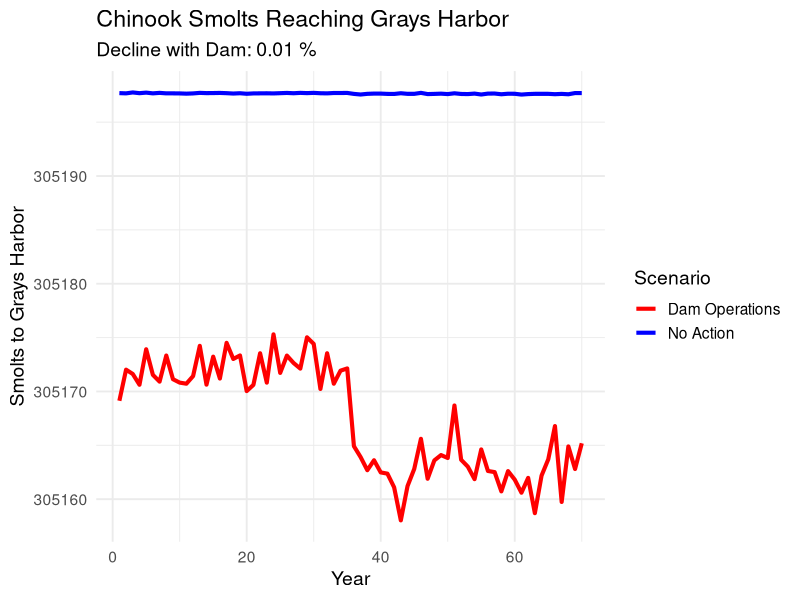

The R script that drew this image:
# ==========================================================
# Chinook LCM: Adults → Smolts to Grays Harbor
# Dam Operations vs No Action
# ==========================================================

library(ggplot2)

# ------------------------------
# 1. Initial Conditions
# ------------------------------

#Want to only apply the flood-based, FRE ops mortalities to the proportion of the
#population above Newaukum (minus S Fork Chehalis)
#Entire pop based on ASRP TM2 = 29,358 ()
#Newaukum + SF to Elk + Elk + Elk to Crim + Above Crim = 1,486 fish under current conditions
#All other areas (S Fork + all downstream) = 27,872
# SO, the area of focus is only 5.06% of all adults in system
pop_init <- 29358  #based on current pop estimates
n_years  <- 70
n_mc     <- 500
set.seed(123)

# ------------------------------
# 2. Life-History Parameters
# ------------------------------
prop_female       <- 0.5  #standard
females_per_redd  <- 1    #standard
eggs_per_redd     <- 5400 #NOAA LCM

egg_to_fry        <- 0.40
fry_to_smolt_fw   <- 0.15
estuary_surv      <- 0.70

egg_capacity      <- 8e6

BH <- function(S, p, c){
  (S * p) / (1 + (p / c) * S)
}

# ------------------------------
# 3. Flood Probability Regime
# ------------------------------

#Use ensemble maximum values for most conservative estimate - higher mortality
flood_probs <- data.frame(
  period = c("Mid","Late"),
  typical = c(0.58,0.45),
  major = c(0.37,0.47),
  catastrophic = c(0.05,0.076)
)

get_climate_period <- function(year){
  if(year <= 35) return("Mid")
  return("Late")
}

draw_flood <- function(year){
  period <- get_climate_period(year)
  probs <- flood_probs[flood_probs$period==period,
                       c("typical","major","catastrophic")]
  sample(c("typical","major","catastrophic"),
         1,
         prob=as.numeric(probs))
}

# ------------------------------
# 4. Scenario-Specific Redd Mortalities
# ------------------------------

#the 3.5% for major and 10.5% for catastrophic flood redd mortalities only apply
#to the portion of the pop above Newaukum (minus S Fork Chehalis). That is only 5.06% 
#of the total pop (1,486/29,358 * 100). So, 10.5% of 1,486 is 156.03, the assumed mortality
#associated with a catastrophic flood. 156.03/29,358 = 0.0053, the assumed proportion of the
#TOTAL Chehalis redds/adults that would be wiped out under a catastrphic flood and FRE ops

#For major flood, 3.5% of 1,486 = 52.01. 52.01 / 29,358 = 0.0018; the proportion of total
#Chehalis redds/adults wiped out 

redd_mort_dam <- c(
  typical = 0.00,
  major = 0.0018,
  catastrophic = 0.0053
)

redd_mort_no_action <- c(
  typical = 0.00,
  major = 0.000,
  catastrophic = 0.0001
)

# ------------------------------
# 5. Simulation Function
# ------------------------------
run_lcm <- function(redd_mort_vector){
  
  smolts_out <- matrix(NA,n_mc,n_years)
  
  for(mc in 1:n_mc){
    
    adults <- pop_init
    
    for(yr in 1:n_years){
      
      females <- adults * prop_female
      redds   <- females / females_per_redd
      
      flood_type <- draw_flood(yr)
      redds_post <- redds * (1 - redd_mort_vector[flood_type])
      
      eggs <- BH(redds_post, eggs_per_redd, egg_capacity)
      fry  <- eggs * egg_to_fry
      smolts_fw <- fry * fry_to_smolt_fw
      smolts_GH <- smolts_fw * estuary_surv
      
      smolts_out[mc,yr] <- smolts_GH
      adults <- pop_init
    }
  }
  
  smolts_out
}

# ------------------------------
# 6. Run Both Scenarios
# ------------------------------
results_dam       <- run_lcm(redd_mort_dam)
results_no_action <- run_lcm(redd_mort_no_action)

# ------------------------------
# 7. Percent Decline Calculation
# ------------------------------
mean_dam       <- apply(results_dam,2,mean)
mean_no_action <- apply(results_no_action,2,mean)

percent_decline_by_year <- 
  (mean_no_action - mean_dam) / mean_no_action * 100

mean_percent_decline <- mean(percent_decline_by_year)

cat("Mean Percent Decline in Smolts (Dam vs No Action):",
    round(mean_percent_decline,2), "%\n")

# ------------------------------
# 7b. Summary Comparison Table
# ------------------------------

# Mean smolts across all years (and MC runs)
overall_mean_dam       <- mean(results_dam)
overall_mean_no_action <- mean(results_no_action)

# Absolute and percent difference
difference_smolt <- overall_mean_no_action - overall_mean_dam
percent_diff     <- difference_smolt / overall_mean_no_action * 100

summary_table <- data.frame(
  Scenario = c("No Action", "Dam Operations"),
  Mean_Smolts = c(overall_mean_no_action,
                  overall_mean_dam)
)

comparison_row <- data.frame(
  Scenario = "Difference (No Action - Dam)",
  Mean_Smolts = difference_smolt
)

percent_row <- data.frame(
  Scenario = "Percent Difference (%)",
  Mean_Smolts = percent_diff
)

summary_output <- rbind(summary_table,
                        comparison_row,
                        percent_row)

summary_output$Mean_Smolts <- round(summary_output$Mean_Smolts, 2)
print(summary_output)

# ------------------------------
# 8. Prepare Plot Data
# ------------------------------
long_dam <- as.data.frame(as.table(results_dam))
colnames(long_dam) <- c("Sim","Year","Smolts")
long_dam$Scenario <- "Dam Operations"

long_no_action <- as.data.frame(as.table(results_no_action))
colnames(long_no_action) <- c("Sim","Year","Smolts")
long_no_action$Scenario <- "No Action"

long_all <- rbind(long_dam, long_no_action)
long_all$Year <- as.numeric(gsub("V","", long_all$Year))

summary_df <- data.frame(
  Year = rep(1:n_years,2),
  Smolts = c(mean_dam, mean_no_action),
  Scenario = rep(c("Dam Operations","No Action"),
                 each=n_years)
)

# ------------------------------
# 9. Spaghetti Plot
# ------------------------------

ggplot() +
  
  # Mean lines (bold)
  geom_line(data=summary_df,
            aes(x=Year,y=Smolts,color=Scenario),
            linewidth=1.4) +
  
  scale_color_manual(values=c(
    "Dam Operations"="red",
    "No Action"="blue"
  )) +
  
  labs(title="Chinook Smolts Reaching Grays Harbor",
       subtitle=paste("Decline with Dam:",
                      round(mean_percent_decline,2),"%"),
       x="Year",
       y="Smolts to Grays Harbor",
       color="Scenario") +
  
  theme_minimal(base_size=14)
